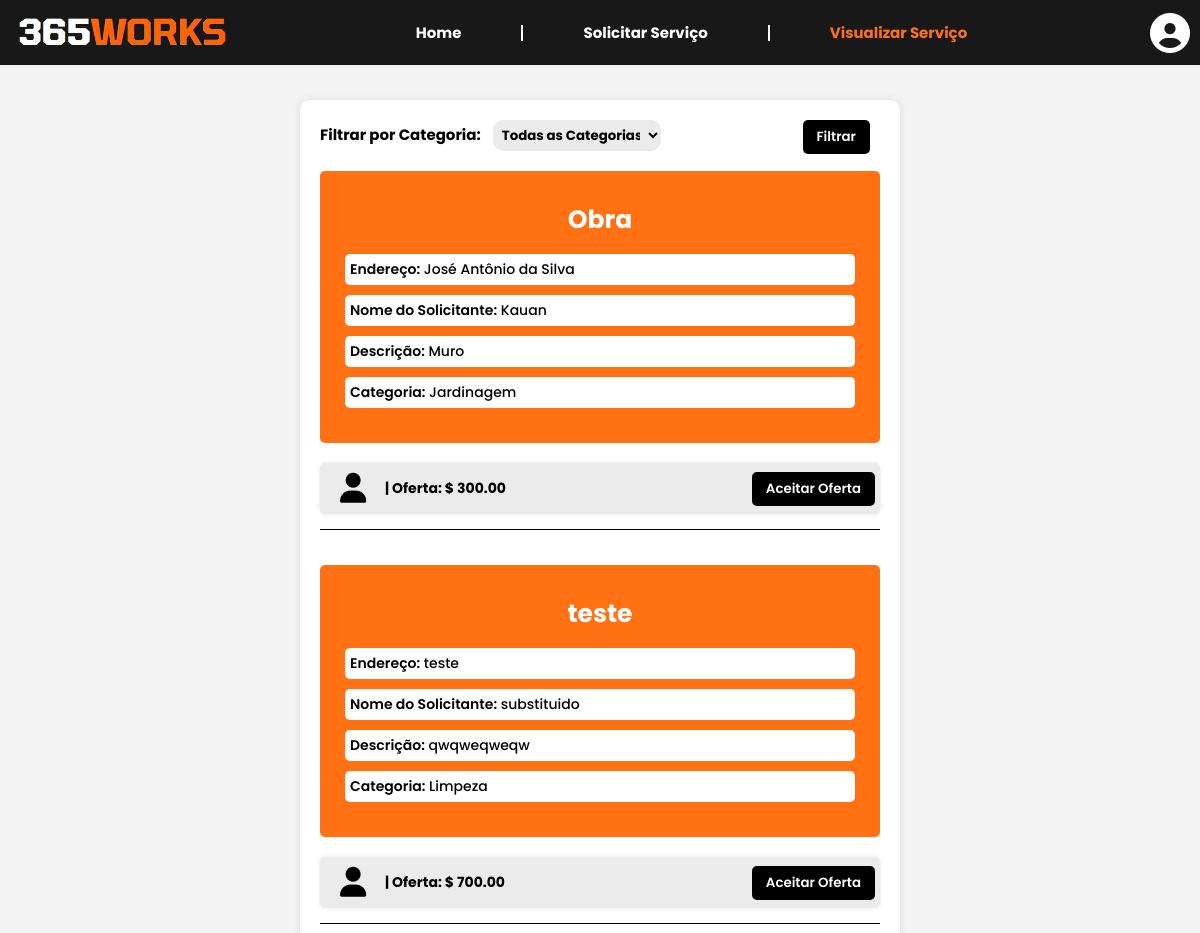
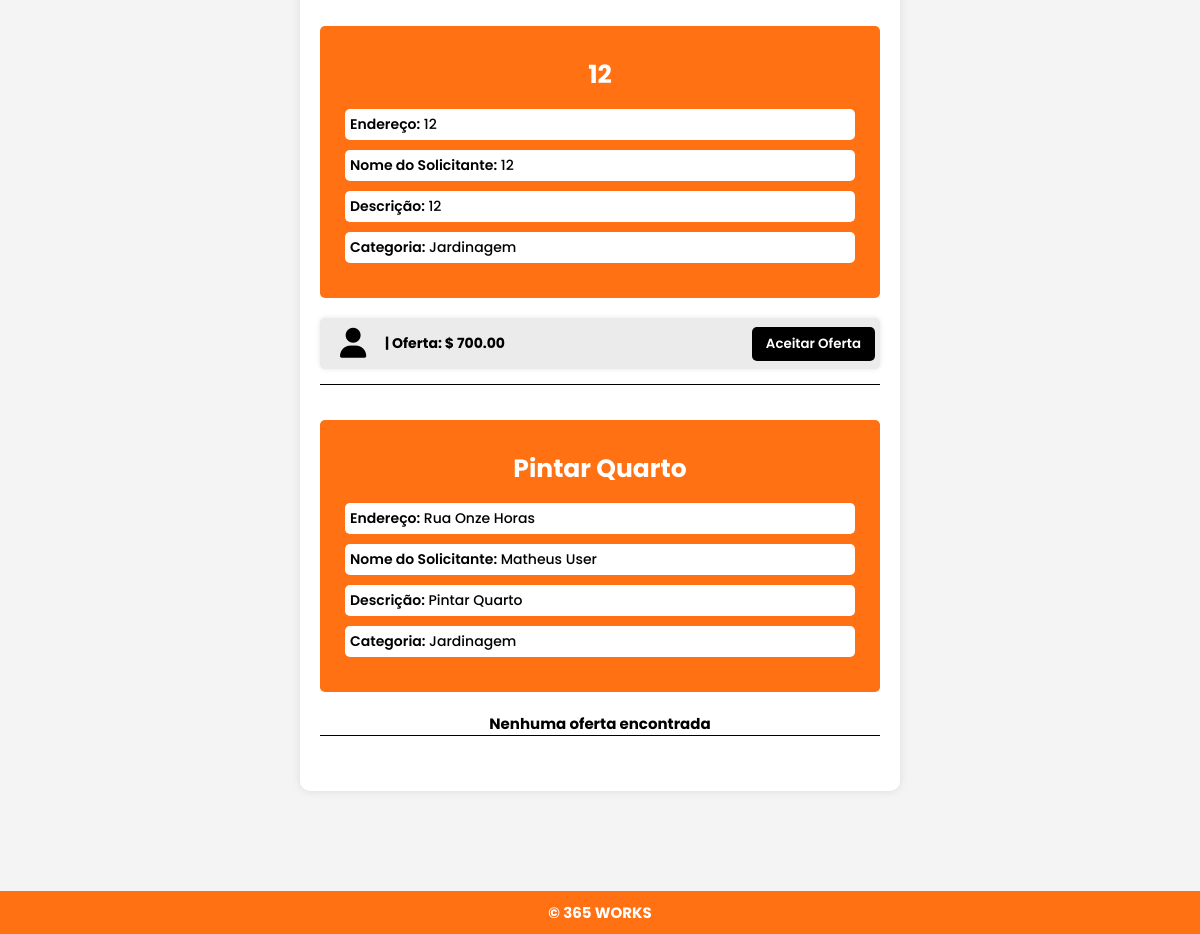
The app's page /visualizar_servico_usuario/ (signed in) with its own data (2 pictures, top to bottom).
### works365/models.py (models this page shows, shortened)
class Servico(models.Model):
    nome_servico = models.CharField(max_length=255)
    endereco = models.CharField(max_length=255)
    descricao = models.TextField()
    categorias = models.ManyToManyField(Categoria)
    solicitante = models.CharField(max_length=255)
    oferta = models.DecimalField(max_digits=10, decimal_places=2, null=True, blank=True)
    usuario = models.ForeignKey(UserProfile, on_delete=models.CASCADE, related_name='servicos')

class Categoria(models.Model):
    nome = models.CharField(max_length=100)

### works365/views.py (the view)
# urls.py: path('visualizar_servico_usuario/', views.view_user_service, name='view_user_service'),
def view_user_service(request):
    categorias_disponiveis = list(Categoria.objects.values_list('nome', flat=True).distinct())
    categoria_filtro = request.GET.get('categoria_filtro')
    usuario_atual = UserProfile.objects.get(user=request.user)
    if categoria_filtro:
        servicos = Servico.objects.filter(categorias__nome=categoria_filtro, usuario=usuario_atual)
    else:
        servicos = Servico.objects.filter(usuario=usuario_atual)
    return render(request, 'pages/visualizar_servico_usuario.html', {'servicos': servicos, 'categorias_disponiveis': categorias_disponiveis})

### works365/context_processors.py (called while the page is built)
def your_context_processor(request):
    user_profile = None
    profissional_profile = None
    if request.user.is_authenticated:
        try:
            user_profile = request.user.userprofile  # Obtenha o perfil do usuário
        except UserProfile.DoesNotExist:
            user_profile = None
        try:
            profissional_profile = request.user.profissionalprofile  # Obtenha o perfil do profissional
        except ProfissionalProfile.DoesNotExist:
            profissional_profile = None
    return {
        'user_profile': user_profile,
        'profissional_profile': profissional_profile,
    }

### works365/templates/pages/visualizar_servico_usuario.html (shortened to what this page needs)
{% load static %}
<!DOCTYPE html>
<html lang="en">
<head>
    <link rel="stylesheet" type="text/css" href="{% static 'css/visualizar_servico_usuario.css' %}">
    <link rel="stylesheet" href="https://cdnjs.cloudflare.com/ajax/libs/font-awesome/6.5.2/css/all.min.css">
</head>
<body>
    {% include 'pages/navbar.html' %}
    <div class="services-container">
        <form action="{% url 'view_user_service' %}" method="GET">
            <div class="filter">
                <label for="categoria_filtro">Filtrar por Categoria:</label>
                <select name="categoria_filtro" class="categoria_filtro">
                    <option value="">Todas as Categorias</option>
                </select>
                <button type="submit">Filtrar</button>
            </div>
        </form>
        {% for servico in servicos %}
            <div class="service-wrapper">
                <div class="service-card">
                    <h3>{{ servico.nome_servico }}</h3>
                    <div><span>Endereço:</span> {{ servico.endereco }}</div>
                    <div><span>Nome do Solicitante:</span> {{ servico.solicitante }}</div>
                    <div><span>Descrição:</span> {{ servico.descricao }}</div>
                    {% for categoria in servico.categorias.all %}
                    <div><span>Categoria:</span> {{ categoria.nome }}</div>
                    {% endfor %}
                </div>
                {% if servico.oferta %}
                    <div class="offer">
                        <div class="details">
                            <i class="fa-solid fa-user"></i>
                            <span>{{ request.session.profissional_nome }} | Oferta: $ {{ servico.oferta }}</span>
                        </div>
                        <a href="https://api.whatsapp.com/send?phone=5548992139839"><button class="btn-accept">Aceitar
                                Oferta</button></a>
                    </div>
                {% else %}
                    <div class="no-offer">
                        <span>Nenhuma oferta encontrada</span>
                    </div>
                {% endif %}
            </div>
            <div class="horizontal-line"></div>
        {% empty %}
            <div class="no-service">
                <span>Nenhum serviço encontrado</span>
            </div>
        {% endfor %}
    </div>
    <footer>
        <p>&copy; 365 WORKS</p>
    </footer>
</body>
</html>

### templates/static/css/visualizar_servico_usuario.css (style rules this page uses)
* { margin: 0; padding: 0; box-sizing: border-box; list-style: none; font-family: "Poppins", sans-serif; }
:root { --background-color: #f4f4f4; --second-background-color: #f60; --third-background-color: #ebebeb; --text-color: #fff; --second-text-color: #000; }
html { font-size: 62.5%; }
body { background: var(--background-color); }
.services-container { width: 50%; margin: 10rem auto; padding: 20px; background: var(--text-color); border-radius: 10px; box-shadow: 0 0 10px rgba(0, 0, 0, 0.1); }
.services-container .service-wrapper .no-offer { text-align: center; }
.services-container .service-card { background: var(--second-background-color); padding: 25px; border-radius: 5px; color: var(--text-color); margin-bottom: 20px; }
.services-container .service-card h3 { font-size: 2.5rem; text-align: center; margin-bottom: 10px; padding: 5px; color: var(--text-color); }
.services-container .service-card div { margin-bottom: 10px; border-radius: 5px; font-size: 1.4rem; font-weight: 500; background: var(--text-color); color: var(--second-text-color); padding: 5px; }
.services-container .service-card span { font-weight: 600; }
.services-container .offer { display: flex; position: relative; align-items: center; justify-content: space-between; width: 100%; padding: 15px; margin-bottom: 15px; background: var(--third-background-color); border-radius: 5px; box-shadow: 0 0 5px rgba(0, 0, 0, 0.1); transition: 1s; }
.services-container .offer i { position: absolute; top: 20%; font-size: 30px; margin-left: 5px; }
.services-container .offer .details span { font-size: 1.4rem; flex: 1; display: flex; align-items: center; margin-left: 50px; }
.services-container .offer .btn-accept { position: absolute; padding: 7px 14px; font-weight: 600; border: none; border-radius: 5px; background: var(--second-text-color); color: var(--text-color); cursor: pointer; z-index: 1; overflow: hidden; transition: .5s; right: 5px; top: 17%; }
.services-container .offer .btn-accept::before { content: ''; position: absolute; top: 0; left: 0; width: 0; height: 100%; background: var(--second-background-color); z-index: -1; transition: .5s; }
.services-container .filter { position: relative; margin-bottom: 2rem; }
.services-container .filter label { font-size: 1.5rem; margin-right: 10px; }
.services-container .filter button { position: absolute; margin-left: 10px; padding: 7px 14px; font-weight: 600; border: none; border-radius: 5px; background: var(--second-text-color); color: var(--text-color); cursor: pointer; z-index: 1; overflow: hidden; transition: .5s; right: 10px; }
.services-container .filter button::before { content: ''; position: absolute; top: 0; left: 0; width: 0; height: 100%; background: var(--second-background-color); z-index: -1; transition: .5s; }
.services-container .filter select { background: var(--third-background-color); border: none; width: 30%; padding: 5px; border-radius: 10px; cursor: pointer; transition: .5s; }
.services-container .no-offer span { font-size: 1.5rem; }
.horizontal-line { width: 100%; border-bottom: .1rem solid var(--second-text-color); margin-bottom: 3.5rem; }
footer { font-size: 1.5rem; background: #ff7113; color: #fff; margin-top: auto; text-align: center; padding: 10px 0; width: 100%; bottom: 0; }

### templates/static/css/navbar.css (style rules this page uses)
* { margin: 0; padding: 0; box-sizing: border-box; list-style: none; font-family: 'Poppins', sans-serif; font-style: normal; font-weight: 700; font-display: swap; }
:root { --background-color: #f4f4f4; --second-background-color: #ff7113; --third-background-color: #ebebeb; --text-color: #fff; --second-text-color: #000; }

### records on screen
Servico: nome_servico "Obra", endereco "José Antônio da Silva", solicitante "Kauan", descricao "Muro", oferta "300.00"
Categoria: nome "Jardinagem"
Servico: nome_servico "teste", endereco "teste", solicitante "substituido", descricao "qwqweqweqw", oferta "700.00"
Categoria: nome "Limpeza"
Servico: nome_servico "12", endereco "12", solicitante "12", descricao "12", oferta "700.00"
Servico: nome_servico "Pintar Quarto", endereco "Rua Onze Horas", solicitante "Matheus User", descricao "Pintar Quarto", shows "Nenhuma oferta encontrada"
